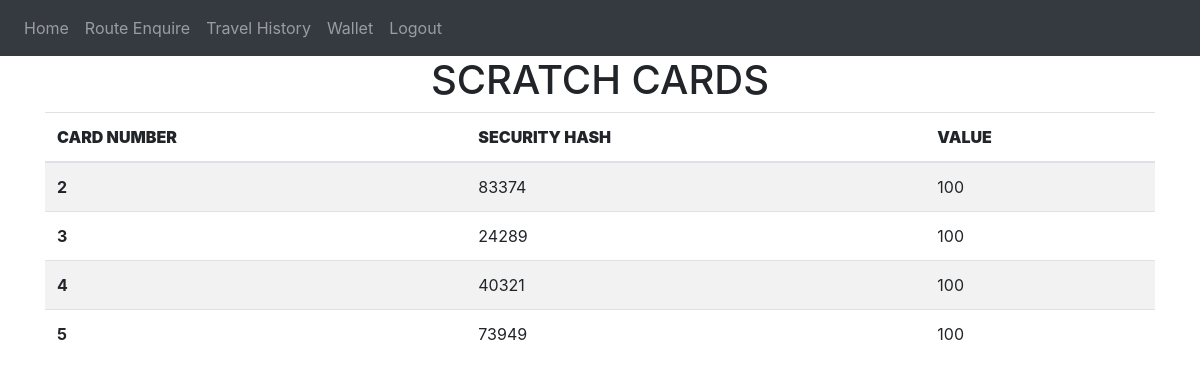
The page /admin-utility-view-scratch-cards (signed in) on the database as committed earlier.
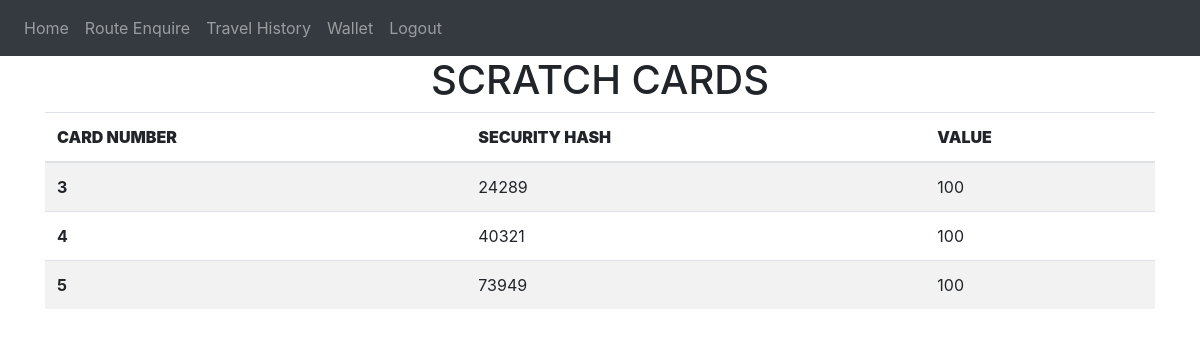
The same page on the database as committed later.
### website/models.py (models this page shows)
class Scratch_card(db.Model,UserMixin):
    id = db.Column(db.Integer , primary_key = True)
    card_number =db.Column(db.Integer)
    security_hash = db.Column(db.Integer)
    value = db.Column(db.Integer)
    status = db.Column(db.String(1))
    user_id = db.Column(db.Integer , db.ForeignKey('user.id'))
    date = db.Column(db.String(10))

### website/views.py (the view)
@views.route("/admin-utility-view-scratch-cards" , methods = ['GET','POST'] )
@login_required
def admin_utility_view_scratch_cards():
    scratch_cards = Scratch_card.query.filter_by(status="N").all()
    return render_template("admin_view_scratch_cards.html" , user= current_user , scratch_cards = scratch_cards)

### website/__init__.py (called while the page is built)
def create_app():
    app = Flask(__name__)
    app.config['SECRET_KEY'] = '#itsactuallyapassword'
    app.config['SQLALCHEMY_DATABASE_URI'] = f'sqlite:///{DB_NAME}'
    db.init_app(app)
    from .views import views
    from .auth import auth
    app.register_blueprint(views, url_prefix='/')
    app.register_blueprint(auth, url_prefix='/')
    from .models import User, Conductor_details
    create_database(app)
    login_manager = LoginManager()
    login_manager.login_view = 'auth.login'
    login_manager.init_app(app)
    @login_manager.user_loader
    def load_user(id):
        return User.query.get(int(id))
    return app

### website/templates/admin_view_scratch_cards.html (shortened to what this page needs)
{% extends "base.html" %}
{% block content %}
<div>
    <div>
        <h1 align = "center">SCRATCH CARDS</h1>
      <table class="table table-striped">
        <thead>
          <tr>
            <th scope="col" ><b>CARD NUMBER</b></th>
            <th scope="col"><b>SECURITY HASH</b></th>
            <th scope="col"><b>VALUE</b></th>
          </tr>
        </thead>
        <tbody>
          {%for s in scratch_cards %}
          <tr>
            <th>{{s.card_number}}</th>
            <td>{{s.security_hash}}</td>
            <td>{{s.value}}</td>
          </tr>
          {%endfor%}
        </tbody>
      </table>
    </div>
</div>
{% endblock %}

Rows that differ between the two databases and show on the page:
no longer on this page (row edited): Scratch_card: card_number "2", security_hash "83374", value "100"
